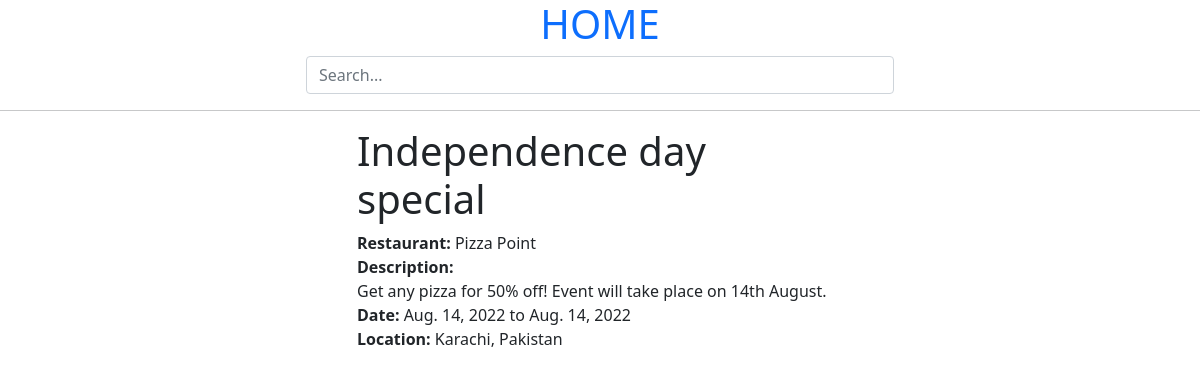
The page /result/offer/1/ on the database its author committed.
### core/models.py (models this page shows, shortened)
class Offer(models.Model):
    restaurant = models.ForeignKey(Restaurant, on_delete=models.CASCADE)
    name = models.CharField(max_length=40)
    description = models.TextField(null=True, blank=True)
    start_date = models.DateField()
    end_date = models.DateField()
    location = models.CharField(max_length=20)

class Restaurant(models.Model):
    name = models.CharField(max_length=20)
    description = models.TextField(null=True, blank=True)
    def __str__(self):
        return self.name

### core/views.py (the view)
# urls.py: path('result/offer/<str:pk>/',views.resultOffer, name="offer"),
def resultOffer(request, pk):
    offer=Offer.objects.get(id=pk)
    context = {"offer" : offer}
    return render(request, 'core/result.html', context)

### core/templates/core/result.html
{% extends 'main.html' %}
{% block content %}
<div class="row">
    <div class="col"></div>
    <div class="col-8 col-md-5">
        {% if offer.name %}
        <h2 class="display-6"><b>{{offer.name}}</b></h2>
        <p><b>Restaurant:</b> {{offer.restaurant}} <br>
        <b>Description:</b> <br> {{offer.description}} <br>
        <b>Date:</b> {{offer.start_date}} to {{offer.end_date}} <br>
        <b>Location:</b> {{offer.location}}</p>
        {% elif event.name %}
        <h2 class="display-6"><b>{{event.name}}</b></h2>
        <p><b>Restaurant:</b> {{event.restaurant}} <br>
        <b>Description:</b> <br> {{event.description}} <br>
        <b>Date:</b> {{event.start_date}} to {{event.end_date}} <br>
        <b>Location:</b> {{event.location}}</p>
        {% else %}
        <h1>Invalid input</h1>
        {% endif %}
    </div>
    <div class="col"></div>
</div>
{% endblock %}

### rows shown on the page
Offer: name "Independence day special", restaurant "Pizza Point", description "Get any pizza for 50% off! Event will take place on 14th August.", start_date "Aug. 14, 2022", end_date "Aug. 14, 2022", location "Karachi, Pakistan"
